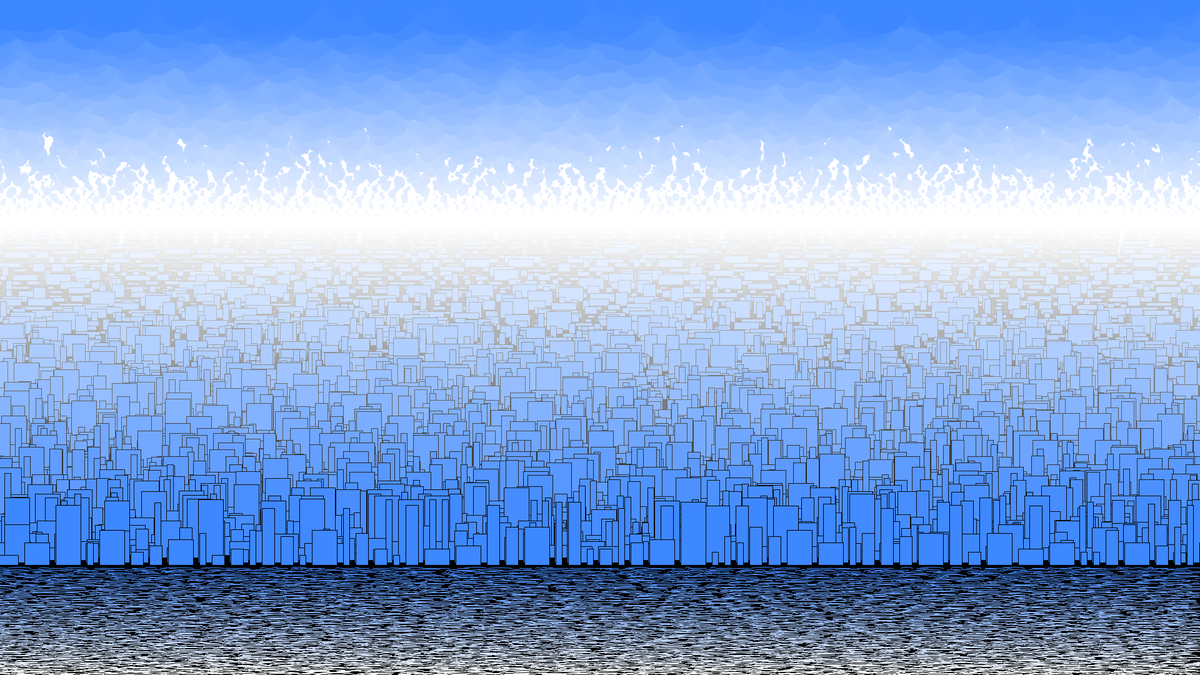
Frame 1 (no input)
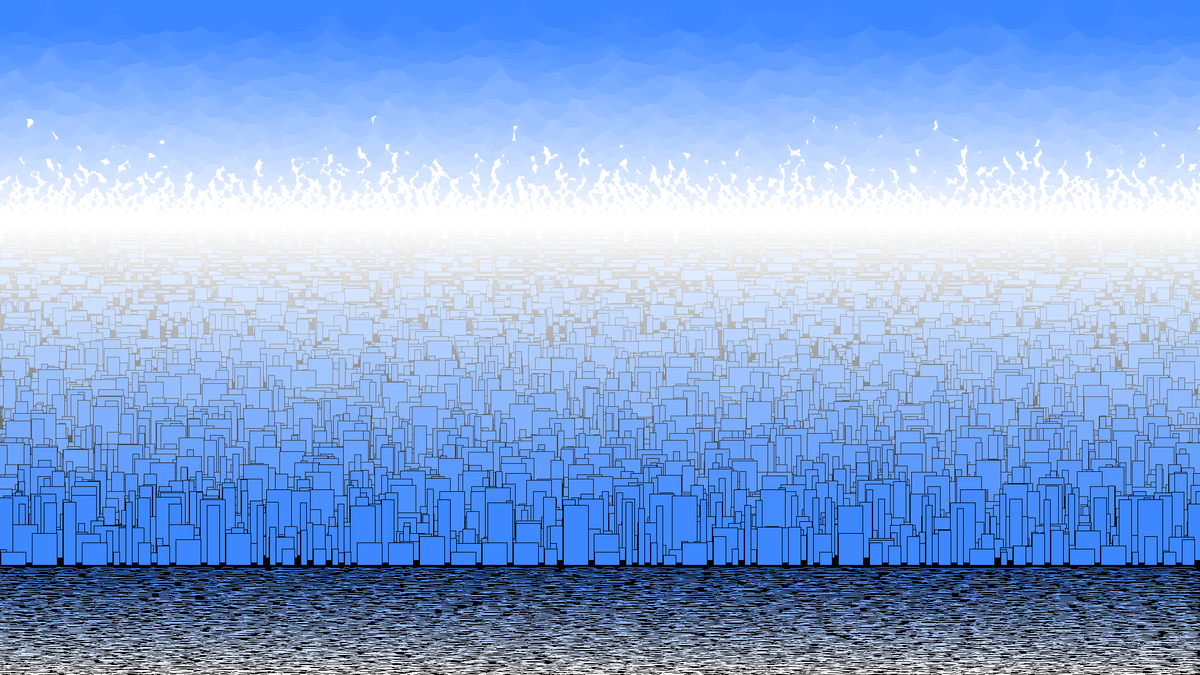
Frame 2 (the mouse pressed at the canvas centre, redrawn once)

The Processing sketch that drew these frames (run headless with seeded random() and noise(); the mouse was pressed at the canvas centre and the sketch redrawn once):

// Processing sketch: City_Illustrator
// ── City_Illustrator.pde
void setup()
{
  size(1920, 1080);
}

void draw()
{

  PGraphics g = createGraphics(width, height);
  
  g.beginDraw();
  
  // White.
  g.background(0xffffffff);

  float[] heights = {20, 15, 20, 25, 30, 35, 40, 45, 50, 55, 60, 90, 95, 100};
    
  float[] widths = {10, 20, 40};
  
  // White.
  color from = 0xffffffff;
  color to   = 0xFF3D87FF;
  color black = 0xff000000;  
  
  g.fill(0xFF3D87FF);
  g.stroke(0,0,0);
  
  float scale_h  = .1;
  float scale_w  = 1.0;
  float ground_y;

  float h = 0;
  
  float horizon_y = height/3;

  // Draw the initial skyline.
  while(h < 1.01)
  {
    scale_h = log(h + 1) / log(2);
    
    // White to blue.
    g.fill(lerpColor(from, to, scale_h));
    color road_color = lerpColor(from, black, scale_h);
    g.stroke(lerpColor(from, black, scale_h));
    
    ground_y = horizon_y + height/2*scale_h;
    drawSkyline(g, ground_y, heights, widths, scale_h, scale_w, road_color);
    h += .01;
  }
  
  // Clouds.
  h = 0;
  g.noStroke();
  //to = 0xFFFFA77F;
  //to = 0xFFD1E2FF;
  while(h < 1.01)
  {
    scale_h = log(h + 1) / log(2);
    
    // White to blue.
    g.fill(lerpColor(from, to, scale_h));
        
    float y = horizon_y - horizon_y*scale_h;
    drawClouds(g, y, heights, widths, scale_h, scale_w);
    h += .01;
  }
  
  // Waves.
  h = 0;
  //to = ;
  g.noFill();
  while(h < 1.00)
  {
    scale_h = log(h + 1) / log(2);
    
    // White to blue.
    g.stroke(lerpColor(to, from, scale_h));
        
    float y0 = (horizon_y + height/2) + 10;
    float y = lerp(y0, height, scale_h);
    drawWaves(g, y, heights, widths, scale_h, scale_w);
    h += .01;
  }
     
  g.endDraw();
  g.save("output.png");
  
  g.line(0, 0, width, height);
  
  // Draw the image to the screen.
  image(g, 0, 0);
  
  noLoop();  
}

// ASSUMPTION: heights and widths do not contain 0 terms.
void drawSkyline(PGraphics g, float ground_y, float[] heights, float[] widths, float scale_h, float scale_w, color road_color)
{
  // Offset naturally, form a perspective in the middle.
  float x = width/2 - width/2*scale_w - (float)Math.random()*sample(widths, scale_w);
  float y = ground_y;
  
  // Draw start of shape.
  g.beginShape();
  g.vertex(x, y);
  
  // Draw Intermediate buildings.
  while(x < width) //<>//
  {
    // Go back to the ground to create gaps between buildings.
    y = ground_y;
    g.vertex(x, y);    
    x += 10*scale_w;
    g.vertex(x, y);
    
    y = ground_y - sample(heights, scale_h);
    g.vertex(x, y);
    
    
    float x0 = x;
    x += sample(widths, scale_w);
    float x1 = x;
    
    float y0 = ground_y;
    float y1 = height - ground_y; // distance_to_ground.
    
    // Draw the road.
    g.pushStyle();
    g.fill(road_color);
    g.rect(x0, y0, x1 - x0, y1);

    float x_mid = (x0 + x1)/2;

    // Draw the yellow line.
    //g.stroke(0xffADA100);
    g.line(x_mid, y0, x_mid, y0 + y1); 
    
    g.popStyle();
    
    g.vertex(x, y);
  }
  
  // Draw the end of the buildings.
  y = ground_y;
  g.vertex(x, y);
  g.endShape();
  
}

void drawClouds(PGraphics g, float y, float[] heights, float[] widths, float scale_h, float scale_w) 
{
  float x = width/2 - width/2*scale_w - (float)Math.random()*sample(widths, scale_w);
  
  while(x < width)
  {
     float w = sample(widths, scale_w);
     float h = sample(heights, scale_h);
     g.ellipse(x, y, h, h*1.05);
     x += h + 10;
  }
}

void drawWaves(PGraphics g, float y, float[] heights, float[] widths, float scale_h, float scale_w)
{
  float x = width/2 - width/2*scale_w - (float)Math.random()*sample(widths, scale_w);
  
  scale_w *= .1;
  scale_h *= .5;
  
  while(x < width)
  {
     float w = sample(widths, 1.0);
     g.arc(x, y, w, sample(heights, .05), PI + PI/10, PI + 9*PI/10);
     x += w;
  }
}

float sample(float[] heights, float scale)
{
  int len = heights.length;
  
  int index = (int)(Math.random()*len);
  
  return heights[index]*scale;
}
